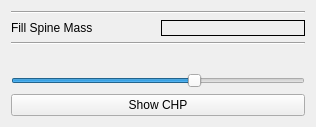
                  <widget class="QWidget" name="page">
                   <property name="geometry">
                    <rect>
                     <x>0</x>
                     <y>0</y>
                     <width>316</width>
                     <height>127</height>
                    </rect>
                   </property>
                   <attribute name="label">
                    <string>Central Head Point (CHP)</string>
                   </attribute>
                   <layout class="QGridLayout" name="gridLayout_12">
                    <item row="1" column="0">
                     <widget class="QLabel" name="label_15">
                      <property name="text">
                       <string>Fill Spine Mass</string>
                      </property>
                     </widget>
                    </item>
                    <item row="0" column="0" colspan="2">
                     <widget class="Line" name="line_3">
                      <property name="orientation">
                       <enum>Qt::Orientation::Horizontal</enum>
                      </property>
                     </widget>
                    </item>
                    <item row="3" column="0" colspan="2">
                     <widget class="Line" name="line_4">
                      <property name="orientation">
                       <enum>Qt::Orientation::Horizontal</enum>
                      </property>
                     </widget>
                    </item>
                    <item row="6" column="0" colspan="2">
                     <widget class="QSlider" name="spineFiller">
                      <property name="minimum">
                       <number>10</number>
                      </property>
                      <property name="maximum">
                       <number>200</number>
                      </property>
                      <property name="value">
                       <number>130</number>
                      </property>
                      <property name="orientation">
                       <enum>Qt::Orientation::Horizontal</enum>
                      </property>
                     </widget>
                    </item>
                    <item row="7" column="0" colspan="2">
                     <widget class="QPushButton" name="showCHP">
                      <property name="text">
                       <string>Show CHP</string>
                      </property>
                     </widget>
                    </item>
                    <item row="1" column="1">
                     <widget class="QLabel" name="label_19">
                      <property name="frameShape">
                       <enum>QFrame::Shape::Box</enum>
                      </property>
                      <property name="text">
                       <string/>
                      </property>
                     </widget>
                    </item>
                    <item row="4" column="0" colspan="2">
                     <spacer name="verticalSpacer">
                      <property name="orientation">
                       <enum>Qt::Orientation::Vertical</enum>
                      </property>
                      <property name="sizeHint" stdset="0">
                       <size>
                        <width>20</width>
                        <height>40</height>
                       </size>
                      </property>
                     </spacer>
                    </item>
                   </layout>
                  </widget>
